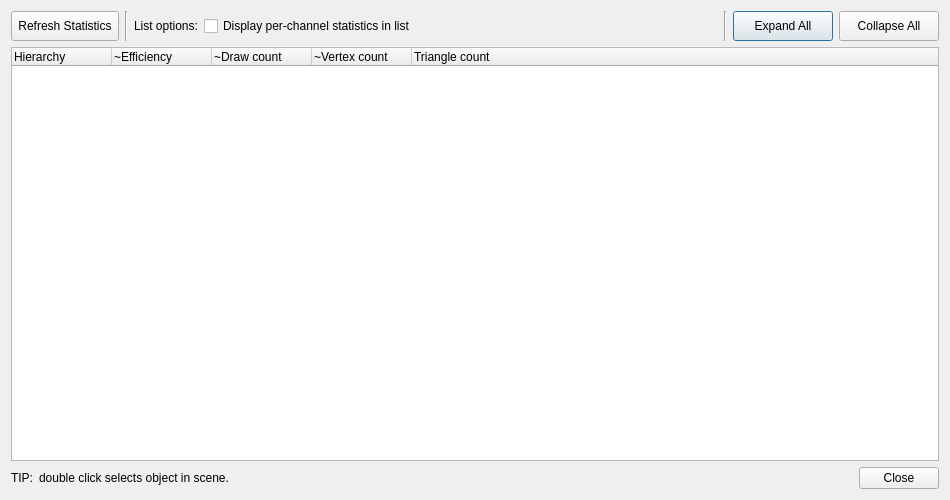
<?xml version="1.0" encoding="UTF-8"?>
<ui version="4.0">
 <class>meshInspector</class>
 <widget class="QDialog" name="meshInspector">
  <property name="geometry">
   <rect>
    <x>0</x>
    <y>0</y>
    <width>950</width>
    <height>500</height>
   </rect>
  </property>
  <property name="minimumSize">
   <size>
    <width>400</width>
    <height>300</height>
   </size>
  </property>
  <property name="windowTitle">
   <string>Mesh Inspector</string>
  </property>
  <layout class="QVBoxLayout" name="verticalLayout">
   <item>
    <layout class="QHBoxLayout" name="horizontalLayout">
     <item>
      <widget class="QToolButton" name="btnRefreshList">
       <property name="minimumSize">
        <size>
         <width>0</width>
         <height>30</height>
        </size>
       </property>
       <property name="toolTip">
        <string>Refresh list</string>
       </property>
       <property name="layoutDirection">
        <enum>Qt::RightToLeft</enum>
       </property>
       <property name="text">
        <string>Refresh Statistics</string>
       </property>
       <property name="toolButtonStyle">
        <enum>Qt::ToolButtonTextBesideIcon</enum>
       </property>
      </widget>
     </item>
     <item>
      <widget class="Line" name="line_2">
       <property name="orientation">
        <enum>Qt::Vertical</enum>
       </property>
      </widget>
     </item>
     <item>
      <widget class="QLabel" name="lbListOptions">
       <property name="text">
        <string>List options:</string>
       </property>
      </widget>
     </item>
     <item>
      <widget class="QCheckBox" name="cbDisplaySubStatsInList">
       <property name="toolTip">
        <string>Display per-channel infos directly in the list (otherwise accessible by hovering vertex count or name)</string>
       </property>
       <property name="text">
        <string>Display per-channel statistics in list</string>
       </property>
      </widget>
     </item>
     <item>
      <spacer name="horizontalSpacer">
       <property name="orientation">
        <enum>Qt::Horizontal</enum>
       </property>
       <property name="sizeHint" stdset="0">
        <size>
         <width>40</width>
         <height>20</height>
        </size>
       </property>
      </spacer>
     </item>
     <item>
      <widget class="Line" name="line">
       <property name="orientation">
        <enum>Qt::Vertical</enum>
       </property>
      </widget>
     </item>
     <item>
      <widget class="QPushButton" name="btnExpandAll">
       <property name="minimumSize">
        <size>
         <width>100</width>
         <height>30</height>
        </size>
       </property>
       <property name="toolTip">
        <string>Expand all in list</string>
       </property>
       <property name="text">
        <string>Expand All</string>
       </property>
      </widget>
     </item>
     <item>
      <widget class="QPushButton" name="btnCollapseAll">
       <property name="minimumSize">
        <size>
         <width>100</width>
         <height>30</height>
        </size>
       </property>
       <property name="toolTip">
        <string>Collapse all in list</string>
       </property>
       <property name="text">
        <string>Collapse All</string>
       </property>
      </widget>
     </item>
    </layout>
   </item>
   <item>
    <widget class="QTreeWidget" name="inspectorTree">
     <property name="alternatingRowColors">
      <bool>true</bool>
     </property>
     <property name="columnCount">
      <number>5</number>
     </property>
     <attribute name="headerDefaultSectionSize">
      <number>100</number>
     </attribute>
     <column>
      <property name="text">
       <string>Hierarchy</string>
      </property>
     </column>
     <column>
      <property name="text">
       <string>~Efficiency</string>
      </property>
     </column>
     <column>
      <property name="text">
       <string>~Draw count</string>
      </property>
     </column>
     <column>
      <property name="text">
       <string>~Vertex count</string>
      </property>
     </column>
     <column>
      <property name="text">
       <string>Triangle count</string>
      </property>
     </column>
    </widget>
   </item>
   <item>
    <layout class="QHBoxLayout" name="horizontalLayout_2">
     <item>
      <widget class="QLabel" name="lbUserHintTitle">
       <property name="text">
        <string>TIP:</string>
       </property>
      </widget>
     </item>
     <item>
      <widget class="QLabel" name="lbUserHint">
       <property name="text">
        <string>double click selects object in scene.</string>
       </property>
      </widget>
     </item>
     <item>
      <widget class="QDialogButtonBox" name="buttonBox">
       <property name="orientation">
        <enum>Qt::Horizontal</enum>
       </property>
       <property name="standardButtons">
        <set>QDialogButtonBox::Close</set>
       </property>
       <property name="centerButtons">
        <bool>false</bool>
       </property>
      </widget>
     </item>
    </layout>
   </item>
  </layout>
 </widget>
 <resources/>
 <connections>
  <connection>
   <sender>buttonBox</sender>
   <signal>accepted()</signal>
   <receiver>meshInspector</receiver>
   <slot>accept()</slot>
   <hints>
    <hint type="sourcelabel">
     <x>248</x>
     <y>254</y>
    </hint>
    <hint type="destinationlabel">
     <x>157</x>
     <y>274</y>
    </hint>
   </hints>
  </connection>
  <connection>
   <sender>buttonBox</sender>
   <signal>rejected()</signal>
   <receiver>meshInspector</receiver>
   <slot>reject()</slot>
   <hints>
    <hint type="sourcelabel">
     <x>316</x>
     <y>260</y>
    </hint>
    <hint type="destinationlabel">
     <x>286</x>
     <y>274</y>
    </hint>
   </hints>
  </connection>
 </connections>
</ui>
